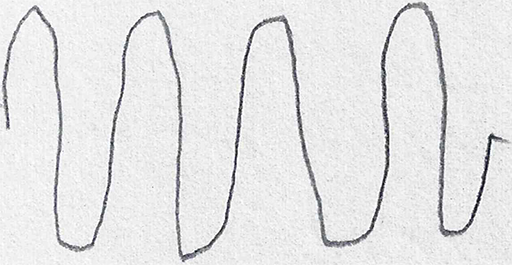
#> input picture PROJECT DEVELOPMENT PHASE/SPRINT 1/dataset/spiral/training/healthy/V01HO02.png, 512 x 265 px; its folder holds only this picture in this run
$ jupyter execute Preprocessing.ipynb
#> lines starting #> are read from the running program, lines starting #| are printed output that depends on the picture
[cell 1]
from sklearn.ensemble import RandomForestClassifier
from sklearn.preprocessing import LabelEncoder
from sklearn.metrics import confusion_matrix
from skimage import feature
from imutils import build_montages
from imutils import paths
import numpy as np
import cv2
import os
import pickle

[cell 2]
def quantify_image(image):
    features = feature.hog(image, orientations=9, pixels_per_cell=(10, 10), cells_per_block=(2, 2), transform_sqrt=True, block_norm="L1")
    return features

[cell 3]
def load_split(path):
    imagePaths = list(paths.list_images (path))
    data = []
    labels = []
    for imagePath in imagePaths:
        label = imagePath.split(os.path.sep)[-2]
        image = cv2.imread(imagePath)
        image = cv2.cvtColor(image, cv2.COLOR_BGR2GRAY)
        image = cv2.resize(image, (200, 200))
        image = cv2.threshold (image, 0, 255, cv2.THRESH_BINARY_INV | cv2.THRESH_OTSU)[1]
        features=quantify_image (image)
        data.append(features)
        labels.append(label)
    return (np.array(data), np.array(labels))

[cell 4]
trainingPathSpiral = r"B:\parkinson_wave_spiral\dataset\spiral\training"
testingPathSpiral = r"B:\parkinson_wave_spiral\dataset\spiral\testing"
(X_trainSpiral, y_trainSpiral) = load_split(trainingPathSpiral)
#> in load_split, image is the input picture: shape (265, 512, 3); mean B, G, R 229.4, 229, 229
#> in load_split, `image = cv2.resize(image, (200, 200))`:
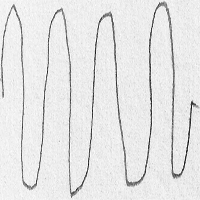
#> image: shape (200, 200); min 11, max 255, mean 228.9
#> in load_split, `image = cv2.threshold (image, 0, 255, cv2.THRESH_BINARY_INV | cv2.THRE..`:
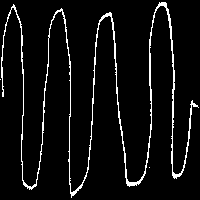
#> image: shape (200, 200); 5.8% white in thin lines or dots
#> in quantify_image, `features = feature.hog(image, orientations=9, pixels_per_cell=(10, 10)..`: features = 12996 values, max 1 at index 10116, min 0 at index 0, mean 0.0239
#> pass 2 of the loop in load_split, `for imagePath in imagePaths:`:
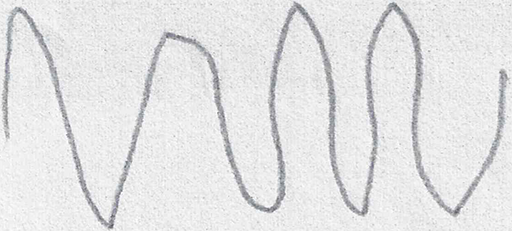
#> input picture PROJECT DEVELOPMENT PHASE/SPRINT 1/dataset/spiral/training/parkinson/V01PO02.png, 512 x 231 px
#> in load_split, image is the input picture: shape (231, 512, 3); mean B, G, R 228.5, 228, 228
#> in load_split, `image = cv2.resize(image, (200, 200))`:
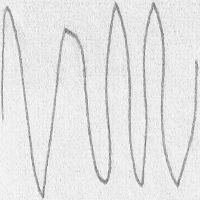
#> image: shape (200, 200); min 102, max 254, mean 227.9
#> in load_split, `image = cv2.threshold (image, 0, 255, cv2.THRESH_BINARY_INV | cv2.THRE..`:
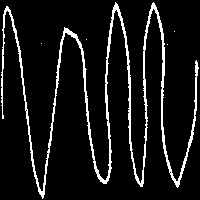
#> image: shape (200, 200); 8.8% white in thin lines or dots
#> in load_split, `features=quantify_image (image)`: features = 12996 values, max 1 at index 10440, min 0 at index 1, mean 0.0226
(X_testSpiral, y_testSpiral) = load_split(testingPathSpiral)

[cell 5]
len(X_trainSpiral)
#> Out = 2

[cell 6]
trainingPathWave = r"B:\parkinson_wave_spiral\dataset\wave\training"
testingPathWave = r"B:\parkinson_wave_spiral\dataset\wave\testing"
(X_trainWave, y_trainWave) = load_split(trainingPathWave)
#> pass 2 of the loop in load_split, `for imagePath in imagePaths:`:
(X_testWave, y_testWave) = load_split(testingPathWave)

[cell 7]
le=LabelEncoder()
y_trainSpiral = le.fit_transform (y_trainSpiral)
#> y_trainSpiral = [0, 1]
y_testSpiral = le.transform (y_testSpiral)
print (X_trainSpiral. shape, y_trainSpiral.shape)
#| (2, 12996) (2,)

[cell 8]
le=LabelEncoder()
y_trainWave = le.fit_transform (y_trainWave)
#> y_trainWave = [0, 1]
y_testWave = le.transform (y_testWave)
print (X_trainWave. shape, y_trainWave.shape)
#| (2, 12996) (2,)
